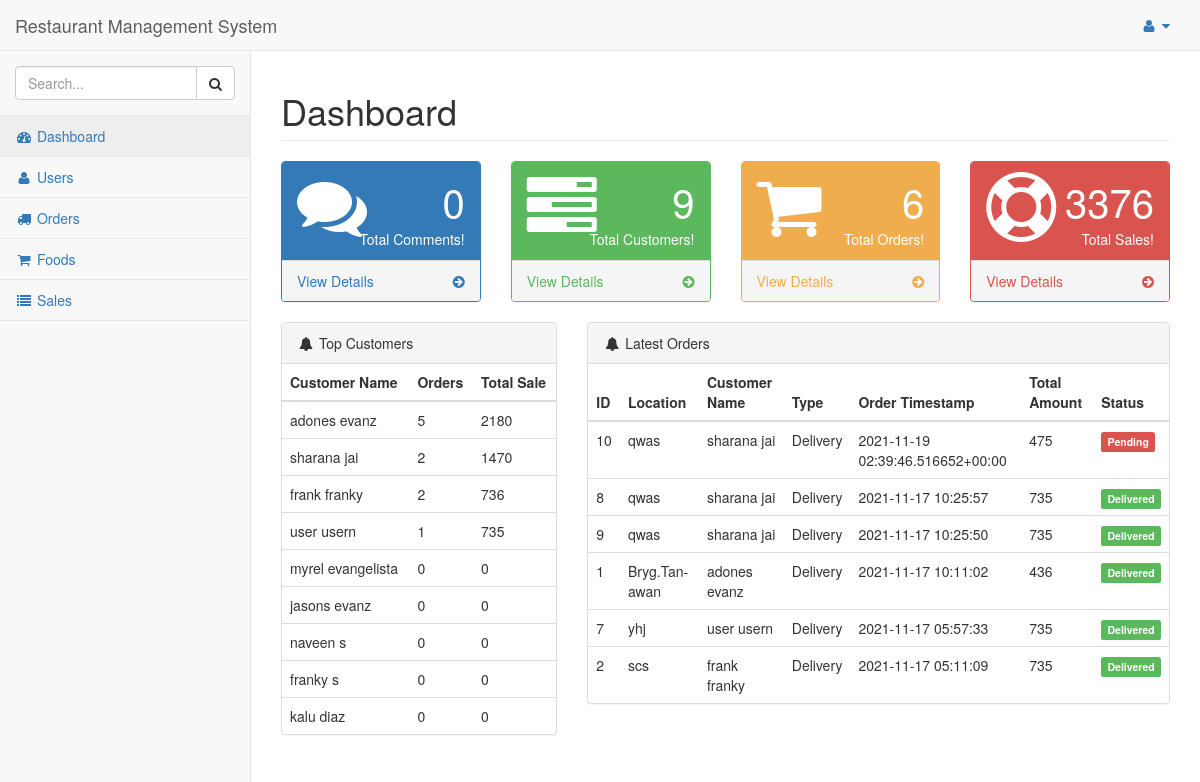
The page /dashboard/admin/ (signed in) on the database its author committed.
### hotel/models.py (models this page shows, shortened)
class Customer(models.Model):
    pending = 'Pending'
    verified = 'Verified'
    STATUS = (
        (pending,pending),
        (verified,verified),
    )
    customer = models.ForeignKey(User, on_delete=models.CASCADE)
    address = models.TextField()
    contact = models.CharField(max_length = 10)
    orders = models.IntegerField(default=0)
    total_sale = models.IntegerField(default=0)

class Order(models.Model):
    pending = 'Pending'
    completed = 'Completed'
    STATUS = (
        (pending,pending),
        (completed,completed),
    )
    cod = 'Cash On Delivery'
    card = 'Card Payment'
    upi = 'UPI Payment'
    PAYMENT = (
        (cod,cod),
        (card,card),
        (upi,upi),
    )
    pickup = 'PickUp'
    delivery = 'Delivery'
    TYPE = (
        (pickup, pickup),
        (delivery, delivery),
    )
    customer = models.ForeignKey(Customer,on_delete=models.CASCADE)
    order_timestamp = models.CharField(max_length=100, blank=True)
    delivery_timestamp = models.CharField(max_length=100, blank=True)
    payment_status = models.CharField(max_length = 100, choices = STATUS)
    delivery_status = models.CharField(max_length = 100, choices = STATUS)
    if_cancelled = models.BooleanField(default = False)
    total_amount = models.IntegerField()
    payment_method = models.CharField(max_length = 100, choices = PAYMENT)
    location = models.CharField(max_length=200, blank=True, null=True)
    delivery_boy = models.ForeignKey(Staff,on_delete=models.CASCADE, null=True, blank=True)

### hotel/views.py (the view)
# urls.py: url(r'^dashboard/admin/$', views.dashboard_admin, name='dashboard_admin'),
@login_required
@staff_member_required
def dashboard_admin(request):
    comments = Comment.objects.count()
    orders = Order.objects.count()
    customers = Customer.objects.count()
    completed_orders = Order.objects.filter(payment_status="Completed")
    top_customers = Customer.objects.filter().order_by('-total_sale')
    latest_orders = Order.objects.filter().order_by('-order_timestamp')
    datas = Data.objects.filter().order_by('date')
    sales = 0
    for order in completed_orders:
        sales += order.total_amount
    context = {
        'comments':comments,
        'orders':orders,
        'customers':customers,
        'sales':sales,
        'top_customers': top_customers,
        'latest_orders':latest_orders,
        'datas':datas,
    }
    return render(request, 'admin_temp/index.html', context)

### hotel/templates/admin_temp/index.html (shortened to what this page needs)
{% load static %}
{% include "includes/base.html" %}
{% include "includes/navbarheader.html" %}
{% include "includes/navtop.html" %}
{% include "includes/sidemenu.html" %}
</nav>
<div id="page-wrapper">
    <div class="row">
        <div class="col-lg-12">
            <h1 class="page-header">Dashboard</h1>
        </div>
    </div>
    <div class="row">
        <div class="col-lg-3 col-md-6">
            <div class="panel panel-primary">
                <div class="panel-heading">
                    <div class="row">
                        <div class="col-xs-3">
                            <i class="fa fa-comments fa-5x"></i>
                        </div>
                        <div class="col-xs-9 text-right">
                            <div class="huge">{{comments}}</div>
                            <div>Total Comments!</div>
                        </div>
                    </div>
                </div>
                <a href="#">
                    <div class="panel-footer">
                        <span class="pull-left">View Details</span>
                        <span class="pull-right">
                            <i class="fa fa-arrow-circle-right"></i>
                        </span>
                        <div class="clearfix"></div>
                    </div>
                </a>
            </div>
        </div>
        <div class="col-lg-3 col-md-6">
            <div class="panel panel-green">
                <div class="panel-heading">
                    <div class="row">
                        <div class="col-xs-3">
                            <i class="fa fa-tasks fa-5x"></i>
                        </div>
                        <div class="col-xs-9 text-right">
                            <div class="huge">{{customers}}</div>
                            <div>Total Customers!</div>
                        </div>
                    </div>
                </div>
                <a href="{% url 'hotel:users_admin' %}">
                    <div class="panel-footer">
                        <span class="pull-left">View Details</span>
                        <span class="pull-right">
                            <i class="fa fa-arrow-circle-right"></i>
                        </span>
                        <div class="clearfix"></div>
                    </div>
                </a>
            </div>
        </div>
        <div class="col-lg-3 col-md-6">
            <div class="panel panel-yellow">
                <div class="panel-heading">
                    <div class="row">
                        <div class="col-xs-3">
                            <i class="fa fa-shopping-cart fa-5x"></i>
                        </div>
                        <div class="col-xs-9 text-right">
                            <div class="huge">{{orders}}</div>
                            <div>Total Orders!</div>
                        </div>
                    </div>
                </div>
                <a href="{% url 'hotel:orders_admin' %}">
                    <div class="panel-footer">
                        <span class="pull-left">View Details</span>
                        <span class="pull-right">
                            <i class="fa fa-arrow-circle-right"></i>
                        </span>
                        <div class="clearfix"></div>
                    </div>
                </a>
            </div>
        </div>
        <div class="col-lg-3 col-md-6">
            <div class="panel panel-red">
                <div class="panel-heading">
                    <div class="row">
                        <div class="col-xs-3">
                            <i class="fa fa-support fa-5x"></i>
                        </div>
                        <div class="col-xs-9 text-right">
                            <div class="huge">{{sales}}</div>
                            <div>Total Sales!</div>
                        </div>
                    </div>
                </div>
                <a href="{% url 'hotel:sales_admin' %}">
                    <div class="panel-footer">
                        <span class="pull-left">View Details</span>
                        <span class="pull-right">
                            <i class="fa fa-arrow-circle-right"></i>
                        </span>
                        <div class="clearfix"></div>
                    </div>
                </a>
            </div>
        </div>
    </div>
            <div class="row">
                <div class="col-lg-4">
                    <div class="panel panel-default">
                        <div class="panel-heading">
                            <i class="fa fa-bell fa-fw"></i> Top Customers
                        </div>
                        <table class="table">
                          <thead>
                            <tr>
                              <th scope="col">Customer Name</th>
                              <th scope="col">Orders</th>
                              <th scope="col">Total Sale</th>
                            </tr>
                          </thead>
                          <tbody>
                            {% for customer in top_customers %}
                            <tr>
                              <td>{{customer.customer.first_name}} {{customer.customer.last_name}}</td>
                              <td>{{customer.orders}}</td>
                              <td>{{customer.total_sale}}</td>
                            </tr>
                            {% endfor %}
                          </tbody>
                        </table>
                    </div>
                </div>
                <div class="col-lg-8">
                    <div class="panel panel-default">
                        <div class="panel-heading">
                            <i class="fa fa-bell fa-fw"></i> Latest Orders
                        </div>
                        <table class="table">
                          <thead>
                            <tr>
                              <th scope="col">ID</th>
                              <th scope="col">Location</th>
                              <th scope="col">Customer Name</th>
                              <th scope="col">Type</th>
                              <th scope="col">Order Timestamp</th>
                              <th scope="col">Total Amount</th>
                              <th scope="col">Status</th>
                            </tr>
                          </thead>
                          <tbody>
                            {% for order in latest_orders %}
                            <tr>
                              <td>{{order.id}}</td>
                              <td>{{order.location}}</td>
                              <td>{{order.customer.customer.first_name}} {{order.customer.customer.last_name}}</td>
                              <td>Delivery</td>
                              <td>{{order.order_timestamp}}</td>
                              <td>{{order.total_amount}}</td>
                              <td>
                                  {% if order.delivery_status == "Completed" %}
                                    <span class="label label-success">Delivered</span>
                                  {% elif order.delivery_status == "Processing" %}
                                    <span class="label label-warning">Processing</span>
                                  {% else %}
                                    <span class="label label-danger">Pending</span>
                                  {% endif %}
                              </td>
                            </tr>
                            {% endfor %}
                          </tbody>
                        </table>
                    </div>
                </div>
            </div>
            <div id="chart_div" style="width: 100%; height: 500px;"></div>
        </div>
    </div>
{% include "includes/scripts.html" %}

### rows shown on the page
Customer: customer.first_name "adones", customer.last_name "evanz", orders "5", total_sale "2180"
Customer: customer.first_name "sharana", customer.last_name "jai", orders "2", total_sale "1470"
Customer: customer.first_name "frank", customer.last_name "franky", orders "2", total_sale "736"
Customer: customer.first_name "user", customer.last_name "usern", orders "1", total_sale "735"
Customer: customer.first_name "myrel", customer.last_name "evangelista", orders "0", total_sale "0"
Customer: customer.first_name "jasons", customer.last_name "evanz", orders "0", total_sale "0"
Customer: customer.first_name "naveen", customer.last_name "s", orders "0", total_sale "0"
Customer: customer.first_name "franky", customer.last_name "s", orders "0", total_sale "0"
Customer: customer.first_name "kalu", customer.last_name "diaz", orders "0", total_sale "0"
Order: id "10", location "qwas", customer.customer.first_name "sharana", customer.customer.last_name "jai", order_timestamp "2021-11-19 02:39:46.516652+00:00", total_amount "475", delivery_status "Pending"
Order: id "8", location "qwas", customer.customer.first_name "sharana", customer.customer.last_name "jai", order_timestamp "2021-11-17 10:25:57", total_amount "735", delivery_status "Delivered"
Order: id "9", location "qwas", customer.customer.first_name "sharana", customer.customer.last_name "jai", order_timestamp "2021-11-17 10:25:50", total_amount "735", delivery_status "Delivered"
Order: id "1", location "Bryg.Tan-awan", customer.customer.first_name "adones", customer.customer.last_name "evanz", order_timestamp "2021-11-17 10:11:02", total_amount "436", delivery_status "Delivered"
Order: id "7", location "yhj", customer.customer.first_name "user", customer.customer.last_name "usern", order_timestamp "2021-11-17 05:57:33", total_amount "735", delivery_status "Delivered"
Order: id "2", location "scs", customer.customer.first_name "frank", customer.customer.last_name "franky", order_timestamp "2021-11-17 05:11:09", total_amount "735", delivery_status "Delivered"

### other values the page prints
{{ comments }} "0"
{{ customers }} "9"
{{ orders }} "6"
{{ sales }} "3376"
